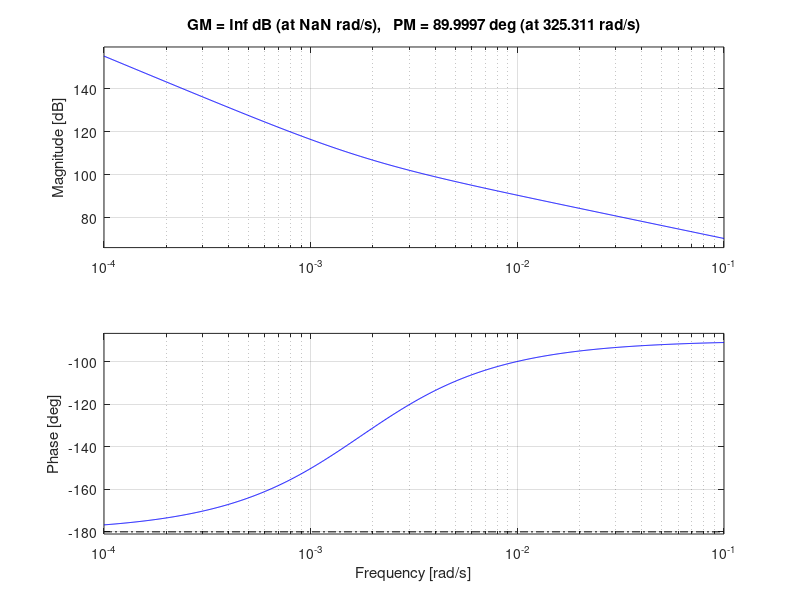
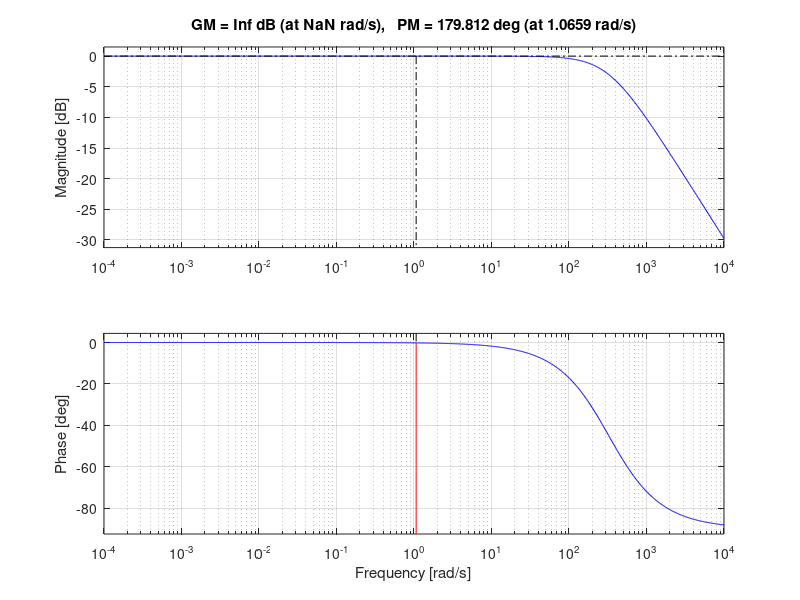
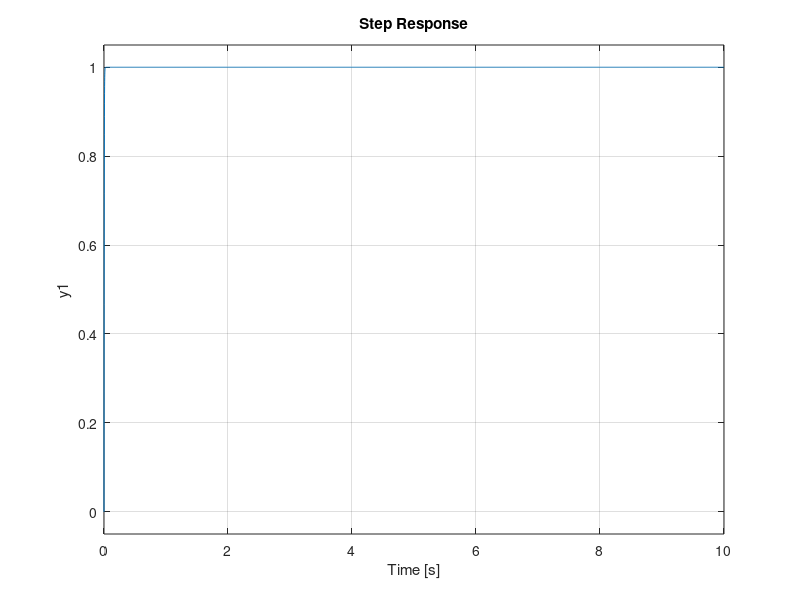

Source code (MATLAB) for these figures, in order: (Note: this script raises an error after producing the figures.)
clear all
s=tf('s');

J=6689.281*10^-6;
% kp=0.1612;
kp=0.0038;
Td=2.1761/kp;
n=0;

l=284.84*10^-3;

R=(kp*(1+s*Td))/(1+n*s);
G=R/(J*s^2);
L=(G/(1+G));
OS=(1/(J*s^2))/(1+G);

[GmG,PmG,WcgG,WcpG]=margin(G);
[GmL,PmL,WcgL,WcpL]=margin(L);

figure(1)
margin(G)



figure(2)

margin(L)

F10=polyval(polyfit([1447,1792],[1,5],1),1619);
F20=polyval(polyfit([1455,1832],[1,5],1),1638);

figure(3)
step(L)
hold on
[y,t,x,ysd] = step(L)

bode(OS)
%%
figure(3)
plot(t,step(:,1))
%%


A=[-(kp*Td)/J, -kp/J; 1, 0];
B=[(kp*Td)/J, (kp)/J, l/J, -l/J; 0, 0, 0, 0];
C=[-(kp*Td)/(2*l),-(kp)/(2*l)];
D=[(kp*Td)/(2*l),(kp)/(2*l),0,0];

SYS=ss(A,B,C,D);

x0=[0,deg2rad(20)];
[Y,T,Xt]=initial(SYS,x0,60);
Xs=(l/kp)*(F10-F20);

F1=-(kp*(2*l))*(Xt(:,2)+Xs)+F10;

figure()
hold on
plot(T,rad2deg(Xt(:,2)+Xs))
plot(T,rad2deg(Xs),'--b')
plot(T,rad2deg(Xt(:,2)),'--g')

figure()
plot(T,F1)